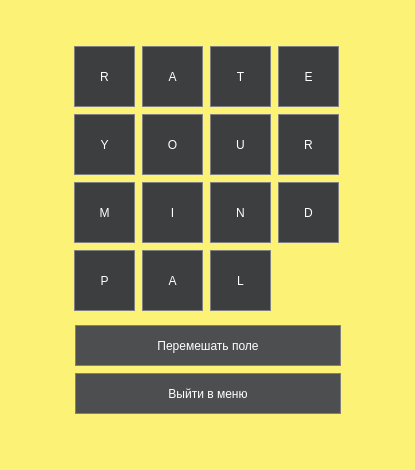
<?xml version="1.0" encoding="UTF-8"?>
<ui version="4.0">
 <class>RateYourMindPalWindow</class>
 <widget class="QDialog" name="RateYourMindPalWindow">
  <property name="geometry">
   <rect>
    <x>0</x>
    <y>0</y>
    <width>415</width>
    <height>470</height>
   </rect>
  </property>
  <property name="minimumSize">
   <size>
    <width>415</width>
    <height>470</height>
   </size>
  </property>
  <property name="maximumSize">
   <size>
    <width>415</width>
    <height>470</height>
   </size>
  </property>
  <property name="windowTitle">
   <string>RateYourMindPalWindow</string>
  </property>
  <property name="styleSheet">
   <string notr="true">background-color: #fcf276;</string>
  </property>
  <widget class="QPushButton" name="pushButton_2">
   <property name="geometry">
    <rect>
     <x>142</x>
     <y>46</y>
     <width>61</width>
     <height>61</height>
    </rect>
   </property>
   <property name="minimumSize">
    <size>
     <width>61</width>
     <height>61</height>
    </size>
   </property>
   <property name="maximumSize">
    <size>
     <width>70</width>
     <height>61</height>
    </size>
   </property>
   <property name="styleSheet">
    <string notr="true">QPushButton {
	font: 700 12pt &quot;Segoe UI&quot;;
	font: 700 12pt &quot;Segoe UI&quot;;
  background-color: #3d3e3f; 
  border: 1px solid gray;
  color: white;
}
QPushButton:pressed {
    background-color: #282829;
}</string>
   </property>
   <property name="text">
    <string>A</string>
   </property>
  </widget>
  <widget class="QPushButton" name="pushButton_8">
   <property name="geometry">
    <rect>
     <x>278</x>
     <y>114</y>
     <width>61</width>
     <height>61</height>
    </rect>
   </property>
   <property name="minimumSize">
    <size>
     <width>61</width>
     <height>61</height>
    </size>
   </property>
   <property name="maximumSize">
    <size>
     <width>70</width>
     <height>61</height>
    </size>
   </property>
   <property name="styleSheet">
    <string notr="true">QPushButton {
	font: 700 12pt &quot;Segoe UI&quot;;
	font: 700 12pt &quot;Segoe UI&quot;;
  background-color: #3d3e3f; 
  border: 1px solid gray;
  color: white;
}
QPushButton:pressed {
    background-color: #282829;
}</string>
   </property>
   <property name="text">
    <string>R</string>
   </property>
  </widget>
  <widget class="QPushButton" name="pushButton_1">
   <property name="geometry">
    <rect>
     <x>74</x>
     <y>46</y>
     <width>61</width>
     <height>61</height>
    </rect>
   </property>
   <property name="minimumSize">
    <size>
     <width>61</width>
     <height>61</height>
    </size>
   </property>
   <property name="maximumSize">
    <size>
     <width>70</width>
     <height>61</height>
    </size>
   </property>
   <property name="styleSheet">
    <string notr="true">QPushButton {
	font: 700 12pt &quot;Segoe UI&quot;;
	font: 700 12pt &quot;Segoe UI&quot;;
  background-color: #3d3e3f; 
  border: 1px solid gray;
  color: white;
}
QPushButton:pressed {
    background-color: #282829;
}</string>
   </property>
   <property name="text">
    <string>R</string>
   </property>
  </widget>
  <widget class="QPushButton" name="pushButton_9">
   <property name="geometry">
    <rect>
     <x>74</x>
     <y>182</y>
     <width>61</width>
     <height>61</height>
    </rect>
   </property>
   <property name="minimumSize">
    <size>
     <width>61</width>
     <height>61</height>
    </size>
   </property>
   <property name="maximumSize">
    <size>
     <width>70</width>
     <height>61</height>
    </size>
   </property>
   <property name="styleSheet">
    <string notr="true">QPushButton {
	font: 700 12pt &quot;Segoe UI&quot;;
	font: 700 12pt &quot;Segoe UI&quot;;
  background-color: #3d3e3f; 
  border: 1px solid gray;
  color: white;
}
QPushButton:pressed {
    background-color: #282829;
}</string>
   </property>
   <property name="text">
    <string>M</string>
   </property>
  </widget>
  <widget class="QPushButton" name="pushButton_5">
   <property name="geometry">
    <rect>
     <x>74</x>
     <y>114</y>
     <width>61</width>
     <height>61</height>
    </rect>
   </property>
   <property name="minimumSize">
    <size>
     <width>61</width>
     <height>61</height>
    </size>
   </property>
   <property name="maximumSize">
    <size>
     <width>70</width>
     <height>61</height>
    </size>
   </property>
   <property name="styleSheet">
    <string notr="true">QPushButton {
	font: 700 12pt &quot;Segoe UI&quot;;
	font: 700 12pt &quot;Segoe UI&quot;;
  background-color: #3d3e3f; 
  border: 1px solid gray;
  color: white;
}
QPushButton:pressed {
    background-color: #282829;
}</string>
   </property>
   <property name="text">
    <string>Y</string>
   </property>
  </widget>
  <widget class="QPushButton" name="pushButton_14">
   <property name="geometry">
    <rect>
     <x>142</x>
     <y>250</y>
     <width>61</width>
     <height>61</height>
    </rect>
   </property>
   <property name="minimumSize">
    <size>
     <width>61</width>
     <height>61</height>
    </size>
   </property>
   <property name="maximumSize">
    <size>
     <width>70</width>
     <height>61</height>
    </size>
   </property>
   <property name="styleSheet">
    <string notr="true">QPushButton {
	font: 700 12pt &quot;Segoe UI&quot;;
	font: 700 12pt &quot;Segoe UI&quot;;
  background-color: #3d3e3f; 
  border: 1px solid gray;
  color: white;
}
QPushButton:pressed {
    background-color: #282829;
}</string>
   </property>
   <property name="text">
    <string>A</string>
   </property>
  </widget>
  <widget class="QPushButton" name="pushButton_7">
   <property name="geometry">
    <rect>
     <x>210</x>
     <y>114</y>
     <width>61</width>
     <height>61</height>
    </rect>
   </property>
   <property name="minimumSize">
    <size>
     <width>61</width>
     <height>61</height>
    </size>
   </property>
   <property name="maximumSize">
    <size>
     <width>70</width>
     <height>61</height>
    </size>
   </property>
   <property name="styleSheet">
    <string notr="true">QPushButton {
	font: 700 12pt &quot;Segoe UI&quot;;
	font: 700 12pt &quot;Segoe UI&quot;;
  background-color: #3d3e3f; 
  border: 1px solid gray;
  color: white;
}
QPushButton:pressed {
    background-color: #282829;
}</string>
   </property>
   <property name="text">
    <string>U</string>
   </property>
  </widget>
  <widget class="QPushButton" name="pushButton_11">
   <property name="geometry">
    <rect>
     <x>210</x>
     <y>182</y>
     <width>61</width>
     <height>61</height>
    </rect>
   </property>
   <property name="minimumSize">
    <size>
     <width>61</width>
     <height>61</height>
    </size>
   </property>
   <property name="maximumSize">
    <size>
     <width>70</width>
     <height>61</height>
    </size>
   </property>
   <property name="styleSheet">
    <string notr="true">QPushButton {
	font: 700 12pt &quot;Segoe UI&quot;;
	font: 700 12pt &quot;Segoe UI&quot;;
  background-color: #3d3e3f; 
  border: 1px solid gray;
  color: white;
}
QPushButton:pressed {
    background-color: #282829;
}</string>
   </property>
   <property name="text">
    <string>N</string>
   </property>
  </widget>
  <widget class="QPushButton" name="pushButton_15">
   <property name="geometry">
    <rect>
     <x>210</x>
     <y>250</y>
     <width>61</width>
     <height>61</height>
    </rect>
   </property>
   <property name="minimumSize">
    <size>
     <width>61</width>
     <height>61</height>
    </size>
   </property>
   <property name="maximumSize">
    <size>
     <width>70</width>
     <height>61</height>
    </size>
   </property>
   <property name="styleSheet">
    <string notr="true">QPushButton {
	font: 700 12pt &quot;Segoe UI&quot;;
	font: 700 12pt &quot;Segoe UI&quot;;
  background-color: #3d3e3f; 
  border: 1px solid gray;
  color: white;
}
QPushButton:pressed {
    background-color: #282829;
}</string>
   </property>
   <property name="text">
    <string>L</string>
   </property>
  </widget>
  <widget class="QPushButton" name="pushButton_13">
   <property name="geometry">
    <rect>
     <x>74</x>
     <y>250</y>
     <width>61</width>
     <height>61</height>
    </rect>
   </property>
   <property name="minimumSize">
    <size>
     <width>61</width>
     <height>61</height>
    </size>
   </property>
   <property name="maximumSize">
    <size>
     <width>70</width>
     <height>61</height>
    </size>
   </property>
   <property name="styleSheet">
    <string notr="true">QPushButton {
	font: 700 12pt &quot;Segoe UI&quot;;
	font: 700 12pt &quot;Segoe UI&quot;;
  background-color: #3d3e3f; 
  border: 1px solid gray;
  color: white;
}
QPushButton:pressed {
    background-color: #282829;
}</string>
   </property>
   <property name="text">
    <string>P</string>
   </property>
  </widget>
  <widget class="QPushButton" name="pushButton_10">
   <property name="geometry">
    <rect>
     <x>142</x>
     <y>182</y>
     <width>61</width>
     <height>61</height>
    </rect>
   </property>
   <property name="minimumSize">
    <size>
     <width>61</width>
     <height>61</height>
    </size>
   </property>
   <property name="maximumSize">
    <size>
     <width>70</width>
     <height>61</height>
    </size>
   </property>
   <property name="styleSheet">
    <string notr="true">QPushButton {
	font: 700 12pt &quot;Segoe UI&quot;;
	font: 700 12pt &quot;Segoe UI&quot;;
  background-color: #3d3e3f; 
  border: 1px solid gray;
  color: white;
}
QPushButton:pressed {
    background-color: #282829;
}</string>
   </property>
   <property name="text">
    <string>I</string>
   </property>
  </widget>
  <widget class="QPushButton" name="pushButton_4">
   <property name="geometry">
    <rect>
     <x>278</x>
     <y>46</y>
     <width>61</width>
     <height>61</height>
    </rect>
   </property>
   <property name="minimumSize">
    <size>
     <width>61</width>
     <height>61</height>
    </size>
   </property>
   <property name="maximumSize">
    <size>
     <width>70</width>
     <height>61</height>
    </size>
   </property>
   <property name="styleSheet">
    <string notr="true">QPushButton {
	font: 700 12pt &quot;Segoe UI&quot;;
	font: 700 12pt &quot;Segoe UI&quot;;
  background-color: #3d3e3f; 
  border: 1px solid gray;
  color: white;
}
QPushButton:pressed {
    background-color: #282829;
}</string>
   </property>
   <property name="text">
    <string>E</string>
   </property>
  </widget>
  <widget class="QPushButton" name="pushButton_12">
   <property name="geometry">
    <rect>
     <x>278</x>
     <y>182</y>
     <width>61</width>
     <height>61</height>
    </rect>
   </property>
   <property name="minimumSize">
    <size>
     <width>61</width>
     <height>61</height>
    </size>
   </property>
   <property name="maximumSize">
    <size>
     <width>70</width>
     <height>61</height>
    </size>
   </property>
   <property name="styleSheet">
    <string notr="true">QPushButton {
	font: 700 12pt &quot;Segoe UI&quot;;
	font: 700 12pt &quot;Segoe UI&quot;;
  background-color: #3d3e3f; 
  border: 1px solid gray;
  color: white;
}
QPushButton:pressed {
    background-color: #282829;
}</string>
   </property>
   <property name="text">
    <string>D</string>
   </property>
  </widget>
  <widget class="QPushButton" name="pushButton_3">
   <property name="geometry">
    <rect>
     <x>210</x>
     <y>46</y>
     <width>61</width>
     <height>61</height>
    </rect>
   </property>
   <property name="minimumSize">
    <size>
     <width>61</width>
     <height>61</height>
    </size>
   </property>
   <property name="maximumSize">
    <size>
     <width>70</width>
     <height>61</height>
    </size>
   </property>
   <property name="styleSheet">
    <string notr="true">QPushButton {
	font: 700 12pt &quot;Segoe UI&quot;;
	font: 700 12pt &quot;Segoe UI&quot;;
  background-color: #3d3e3f; 
  border: 1px solid gray;
  color: white;
}
QPushButton:pressed {
    background-color: #282829;
}</string>
   </property>
   <property name="text">
    <string>T</string>
   </property>
  </widget>
  <widget class="QPushButton" name="pushButton_6">
   <property name="geometry">
    <rect>
     <x>142</x>
     <y>114</y>
     <width>61</width>
     <height>61</height>
    </rect>
   </property>
   <property name="minimumSize">
    <size>
     <width>61</width>
     <height>61</height>
    </size>
   </property>
   <property name="maximumSize">
    <size>
     <width>70</width>
     <height>61</height>
    </size>
   </property>
   <property name="styleSheet">
    <string notr="true">QPushButton {
	font: 700 12pt &quot;Segoe UI&quot;;
	font: 700 12pt &quot;Segoe UI&quot;;
  background-color: #3d3e3f; 
  border: 1px solid gray;
  color: white;
}
QPushButton:pressed {
    background-color: #282829;
}</string>
   </property>
   <property name="text">
    <string>O</string>
   </property>
  </widget>
  <widget class="QPushButton" name="pushButton_shuffle">
   <property name="geometry">
    <rect>
     <x>75</x>
     <y>325</y>
     <width>266</width>
     <height>41</height>
    </rect>
   </property>
   <property name="minimumSize">
    <size>
     <width>241</width>
     <height>41</height>
    </size>
   </property>
   <property name="styleSheet">
    <string notr="true">QPushButton {
	font: 700 10pt &quot;Segoe UI&quot;;
  background-color: #4d4e4f; 
  border: 1px solid gray;
  color: white;
}
QPushButton:pressed {
    background-color: #282829;
}</string>
   </property>
   <property name="text">
    <string>Перемешать поле</string>
   </property>
  </widget>
  <widget class="QPushButton" name="pushButton_exit">
   <property name="geometry">
    <rect>
     <x>75</x>
     <y>373</y>
     <width>266</width>
     <height>41</height>
    </rect>
   </property>
   <property name="minimumSize">
    <size>
     <width>239</width>
     <height>41</height>
    </size>
   </property>
   <property name="styleSheet">
    <string notr="true">QPushButton {
	font: 700 10pt &quot;Segoe UI&quot;;
  background-color: #4d4e4f; 
  border: 1px solid gray;
  color: white;
}
QPushButton:pressed {
    background-color: #282829;
}</string>
   </property>
   <property name="text">
    <string>Выйти в меню</string>
   </property>
  </widget>
 </widget>
 <resources/>
 <connections/>
</ui>
